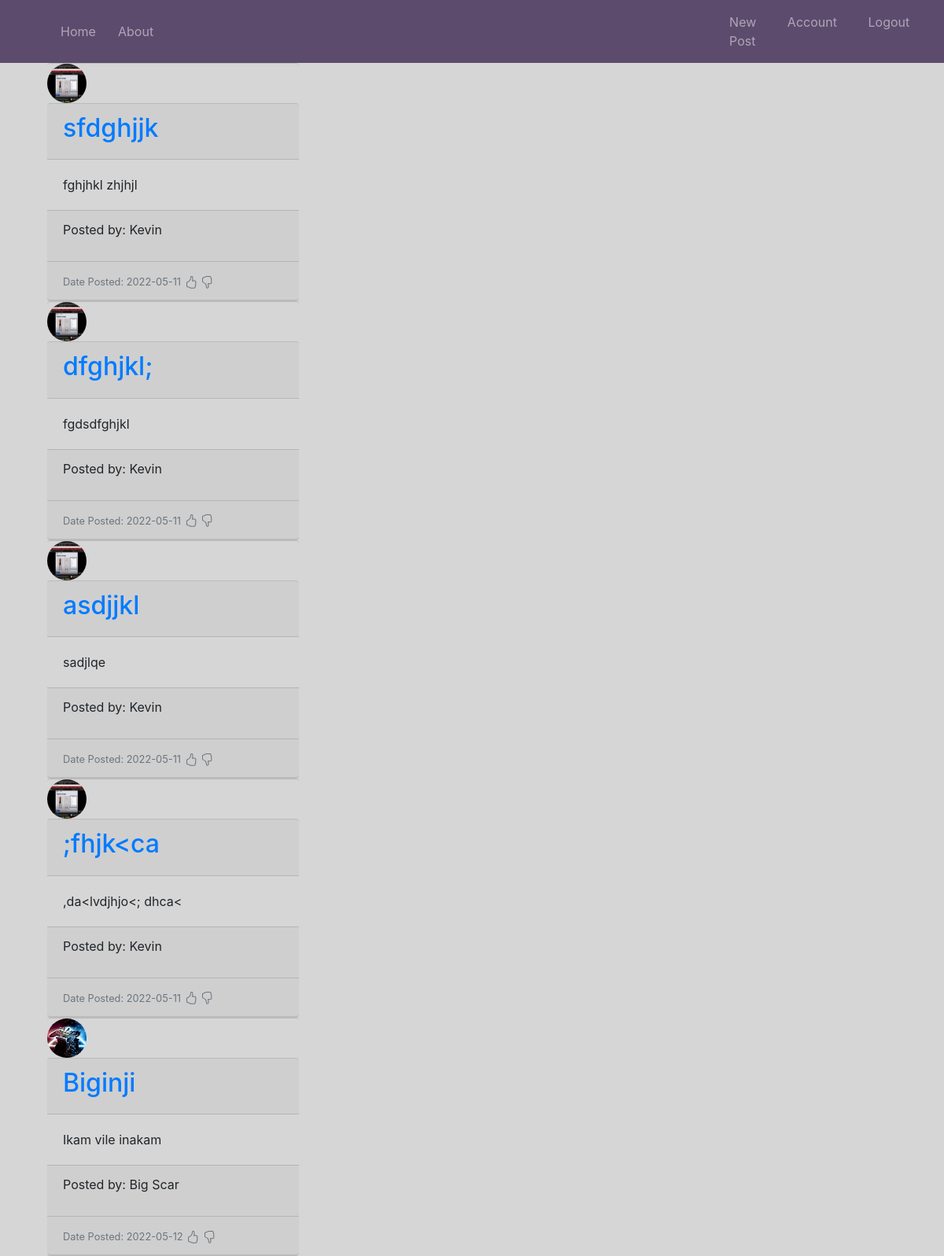
/home (signed in), run on the app's committed database.
### app/models.py (models this page shows, shortened)
class Post(db.Model):
    id = db.Column(db.Integer, primary_key=True)
    title = db.Column(db.String(100), nullable=False)
    date_posted = db.Column(db.DateTime, nullable=False, default=datetime.utcnow)
    content = db.Column(db.Text, nullable=False)
    user_id = db.Column(db.Integer, db.ForeignKey('user.id'), nullable=False)

class User(db.Model, UserMixin):
    id = db.Column(db.Integer, primary_key=True)
    username = db.Column(db.String(20), unique=True, nullable=False)
    email = db.Column(db.String(120), unique=True, nullable=False)
    image_file = db.Column(db.String(20), nullable=False, default='default.jpg')
    password = db.Column(db.String(60), nullable=False)
    posts = db.relationship('Post', backref='author', lazy=True)

### app/routes.py (the view)
@app.route('/')
@app.route('/home')
def home():
    posts = Post.query.all()
    '''
    View root page function that returns the home page and its data
    '''
    return render_template('home.html',posts=posts)

### app/models.py (called while the page is built)
@login_manager.user_loader
def load_user(user_id):
    return  User.query.get(int(user_id))

### app/templates/home.html (shortened to what this page needs)
{% extends 'base.html'%}
{% block content %}
        {% for post in posts %}
    <article class="media content-section">
        <div class="container">
            <div class="row">
                <div class="col">
        <div class="card"  style="width: 20rem;" >
        <img class="rounded-circle article-img" src="{{ url_for('static', filename='profile_pics/' + post.author.image_file) }}" alt="" style="height: 50px;width: 50px;" >
            <div class="card">
                <div class="card-header">
                <h2><a class article-title href="{{url_for('post',post_id=post.id)}}">{{post.title}}</a></h2>
                </div>
                <div class="card-body">
                <p class="card-text">{{post.content}}</p>
                </div>
                <div class="card-footer">
                <p>Posted by: {{post.author.username}}</p>
                </div>
                <div class="card-footer text-muted">
                <small>Date Posted: {{post.date_posted.strftime('%Y-%m-%d')}}</small>
                </div>
              </div>
             </div>
            </div>
          </div>
        </div>
    </article>
        {% endfor %}
        {% endblock content %}

### app/static/main.css (style rules this page uses)
body { background-color: #3333; margin-top: 5rem; }
.card { width: 20rem; display: flex; background-color:transparent; display: flex; border-inline: none; }

### data on the page
Post: image_file (picture), title "sfdghjjk", content "fghjhkl zhjhjl", author.username "Kevin", date_posted "2022-05-11"
Post: image_file (picture), title "dfghjkl;", content "fgdsdfghjkl", author.username "Kevin", date_posted "2022-05-11"
Post: image_file (picture), title "asdjjkl", content "sadjlqe", author.username "Kevin", date_posted "2022-05-11"
Post: image_file (picture), title ";fhjk<ca", content ",da<lvdjhjo<; dhca<", author.username "Kevin", date_posted "2022-05-11"
Post: image_file (placeholder picture), title "Biginji", content "Ikam vile inakam", author.username "Big Scar", date_posted "2022-05-12"
